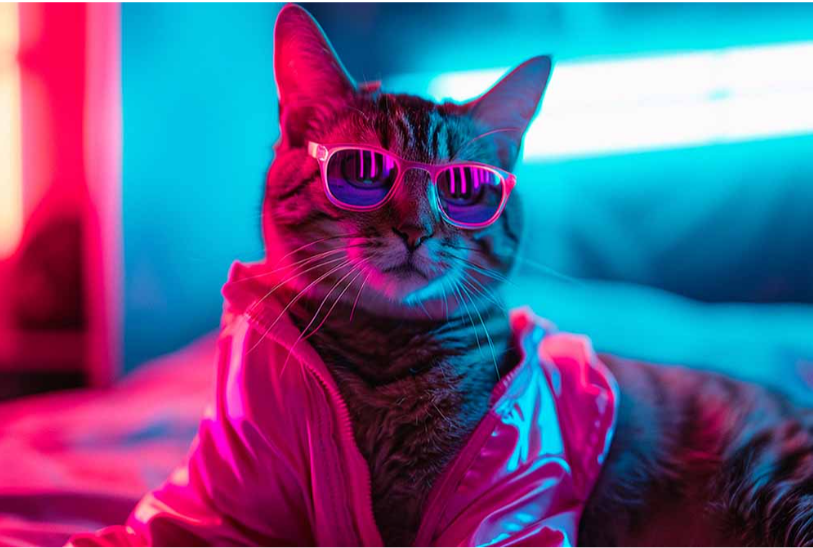
#> input picture input/image.png, 813 x 548 px
$ python HSI_2_RGB.py
#> lines starting #> are read from the running program, lines starting #| are printed output that depends on the picture; after the words box and inside, x2 and y2 are one past the last pixel; in counts of white or black regions, pixels touching at a corner belong together
#> further down, image is the input picture: shape (548, 813, 3); mean B, G, R 138.9, 93.6, 96.7
import cv2
import numpy as np
import matplotlib.pyplot as plt


def rgb_to_hsi(img):
    r = img[:, :, 0]
    g = img[:, :, 1]
    b = img[:, :, 2]

    intensity = (r + g + b) / 3

    minimum = np.minimum(r, np.minimum(g, b))
    saturation = 1 - (3 * minimum) / (r + g + b + 1e-8)

    numerator = 0.5 * ((r - g) + (r - b))
    denominator = np.sqrt((r - g)**2 + (r - b) * (g - b))
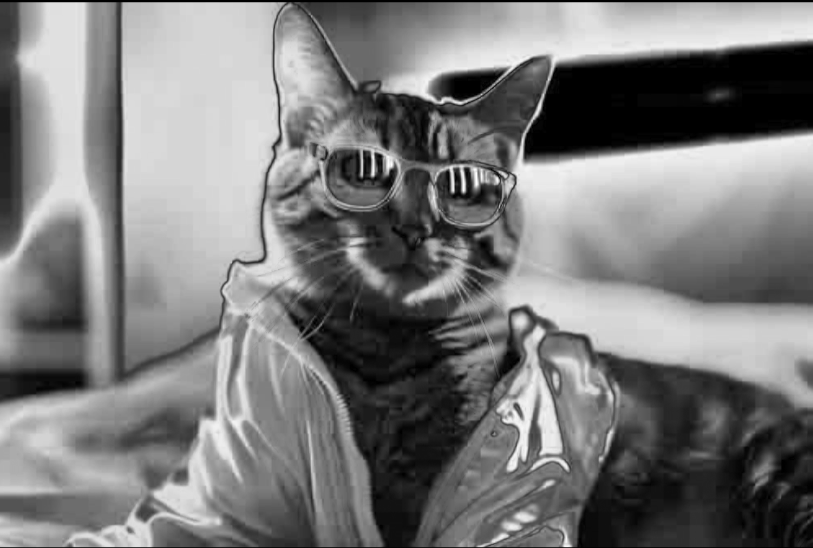
#> denominator: shape (548, 813) float32; min 0, max 1, mean 0.485

    theta = np.arccos(
        np.clip(numerator / (denominator + 1e-8), -1, 1)
    )
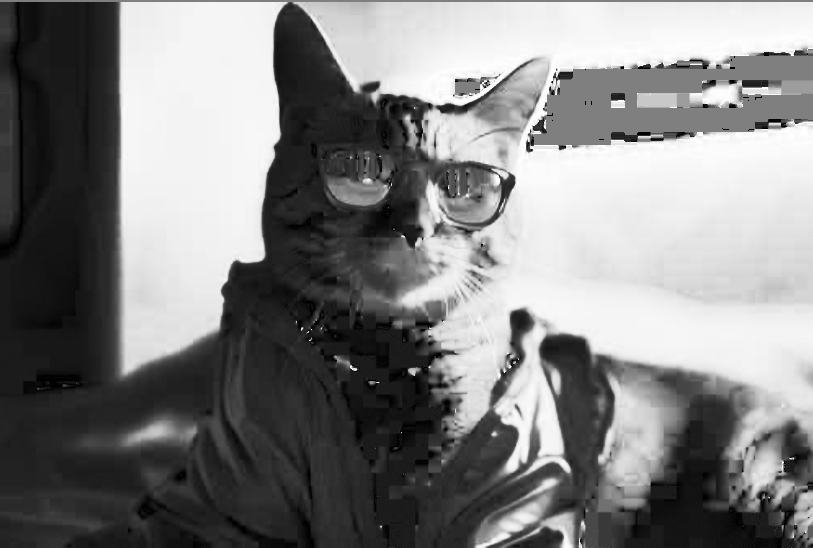
#> theta: shape (548, 813) float32; min 0, max 3.14, mean 1.6; drawn with min black and max white

    hue = np.where(b <= g, theta, 2 * np.pi - theta)
    hue = hue / (2 * np.pi)
    hue = np.where(saturation == 0, 0, hue)
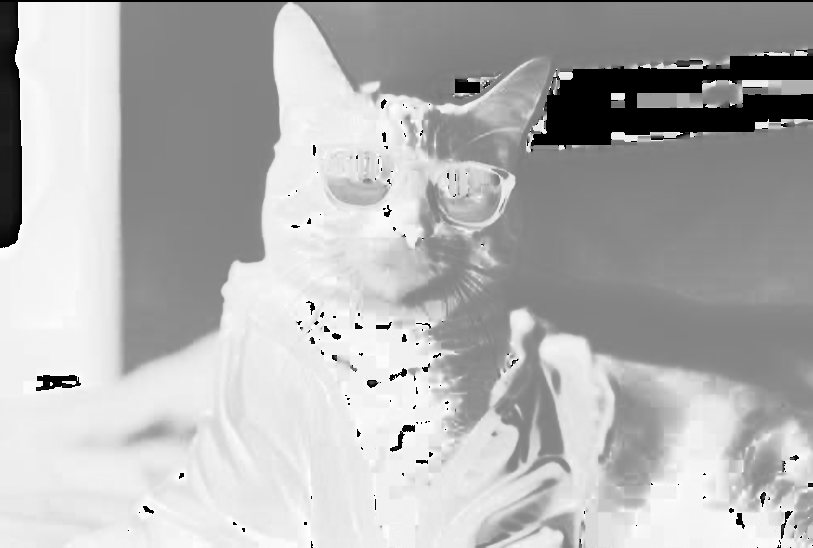
#> hue: shape (548, 813) float32; min 0, max 0.999, mean 0.703

    hsi = np.stack((hue, saturation, intensity), axis=2)
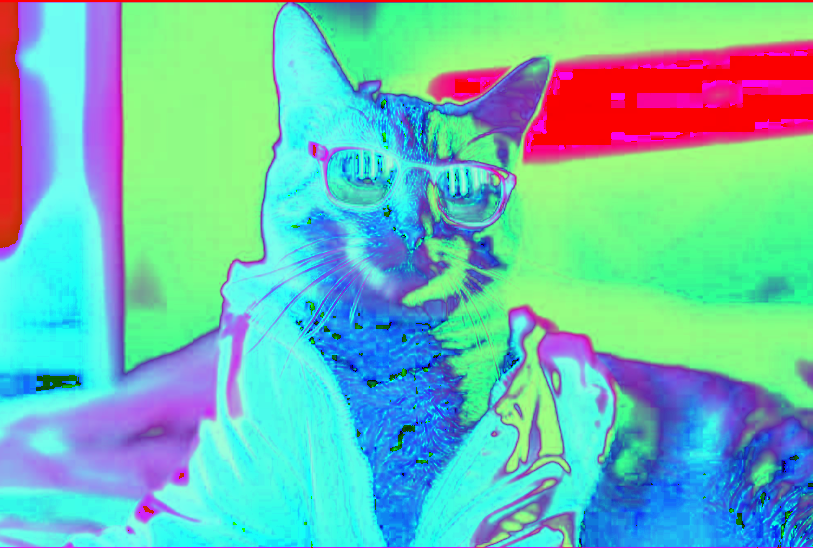
#> hsi: shape (548, 813, 3) float32; mean of channels 0, 1, 2 0.703, 0.74, 0.43; drawn as B, G, R

    return hsi


def hsi_to_rgb(hsi):

    h = hsi[:, :, 0] * 2 * np.pi
    s = hsi[:, :, 1]
    i = hsi[:, :, 2]

    r = np.zeros(h.shape)
    g = np.zeros(h.shape)
    b = np.zeros(h.shape)

    mask = h < 2 * np.pi / 3
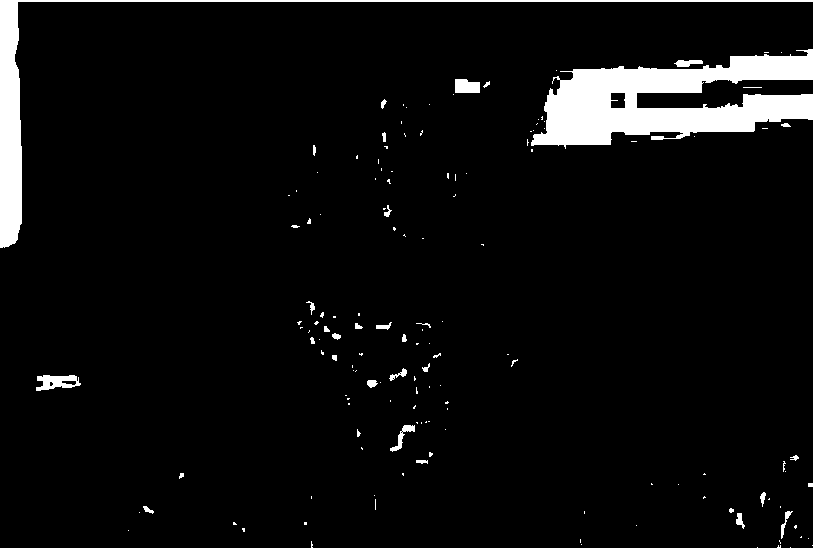
#> mask: shape (548, 813) bool; 5.4% white; 148 white regions (116 under 20 px), largest, box (x1, y1, x2, y2) and area: (531, 49, 813, 149) 14966, (0, 0, 813, 248) 6476, (36, 375, 81, 391) 448

    hm = h[mask]

    b[mask] = i[mask] * (1 - s[mask])

    r[mask] = i[mask] * (
        1 + s[mask] * np.cos(hm) /
        (np.cos(np.pi / 3 - hm) + 1e-8)
    )

    g[mask] = 3 * i[mask] - r[mask] - b[mask]

    mask = (h >= 2 * np.pi / 3) & (h < 4 * np.pi / 3)
#> mask: shape (548, 813) bool; 42.1% white; 77 white regions (52 under 20 px), largest, box (x1, y1, x2, y2) and area: (293, 2, 813, 475) 128532, (120, 2, 288, 374) 48416, (598, 377, 662, 487) 4319

    hm = h[mask] - 2 * np.pi / 3

    r[mask] = i[mask] * (1 - s[mask])

    g[mask] = i[mask] * (
        1 + s[mask] * np.cos(hm) /
        (np.cos(np.pi / 3 - hm) + 1e-8)
    )

    b[mask] = 3 * i[mask] - r[mask] - g[mask]

    mask = h >= 4 * np.pi / 3
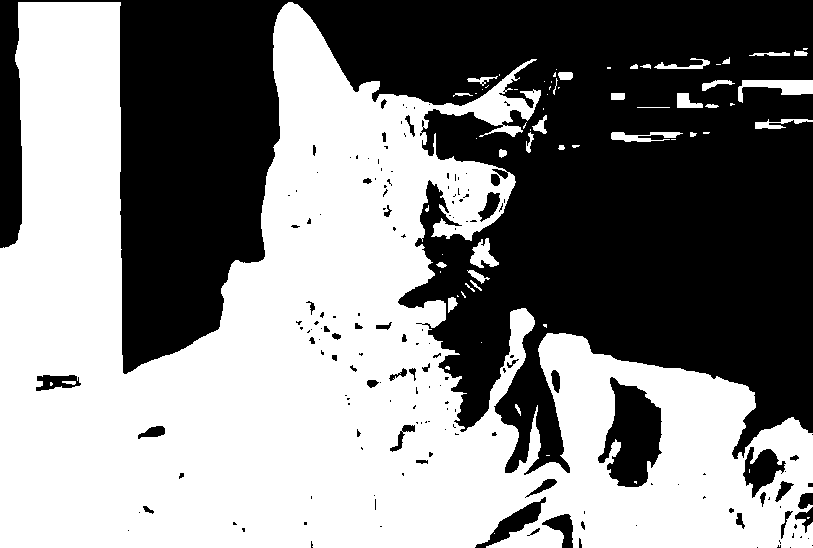
#> mask: shape (548, 813) bool; 52.4% white; 164 black regions (118 under 20 px), largest, box (x1, y1, x2, y2) and area: (0, 0, 813, 475) 200886, (598, 377, 662, 487) 4319, (743, 447, 786, 498) 1106

    hm = h[mask] - 4 * np.pi / 3

    g[mask] = i[mask] * (1 - s[mask])

    b[mask] = i[mask] * (
        1 + s[mask] * np.cos(hm) /
        (np.cos(np.pi / 3 - hm) + 1e-8)
    )

    r[mask] = 3 * i[mask] - g[mask] - b[mask]

    rgb = np.stack((r, g, b), axis=2)
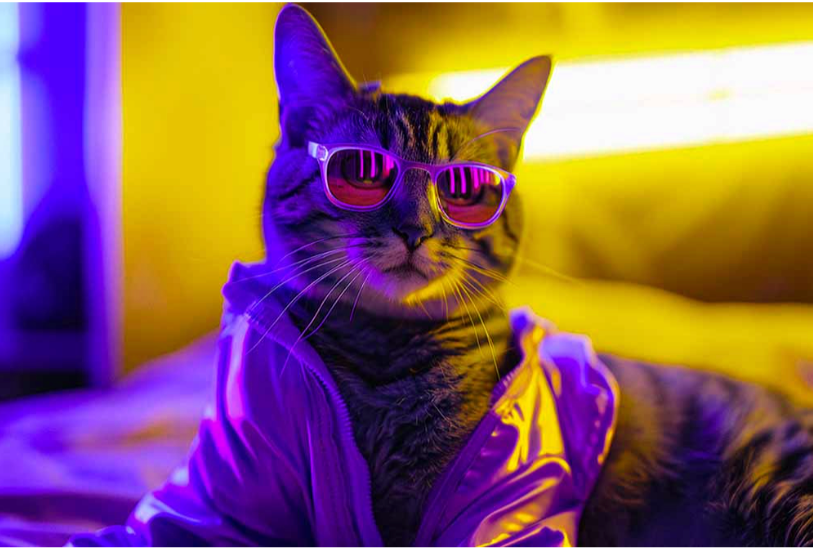
#> rgb: shape (548, 813, 3) float64; mean of channels 0, 1, 2 0.379, 0.367, 0.545; drawn as B, G, R

    return np.clip(rgb, 0, 1)


if __name__ == "__main__":

    image = cv2.imread("input/image.png")

    if image is None:
        print("Image not found")
        exit()

    image = cv2.cvtColor(image, cv2.COLOR_BGR2RGB)
    image = image.astype(np.float32) / 255.0

    hsi = rgb_to_hsi(image)
    reconstructed = hsi_to_rgb(hsi)

    plt.figure(figsize=(10, 5))

    plt.subplot(1, 2, 1)
    plt.imshow(image)
    plt.title("Original RGB")
    plt.axis("off")

    plt.subplot(1, 2, 2)
    plt.imshow(reconstructed)
    plt.title("Reconstructed RGB")
    plt.axis("off")

    plt.show()

    plt.figure(figsize=(12, 4))

    plt.subplot(1, 3, 1)
    plt.imshow(hsi[:, :, 0], cmap="gray")
    plt.title("Hue")
    plt.axis("off")

    plt.subplot(1, 3, 2)
    plt.imshow(hsi[:, :, 1], cmap="gray")
    plt.title("Saturation")
    plt.axis("off")

    plt.subplot(1, 3, 3)
    plt.imshow(hsi[:, :, 2], cmap="gray")
    plt.title("Intensity")
    plt.axis("off")

    plt.show()
